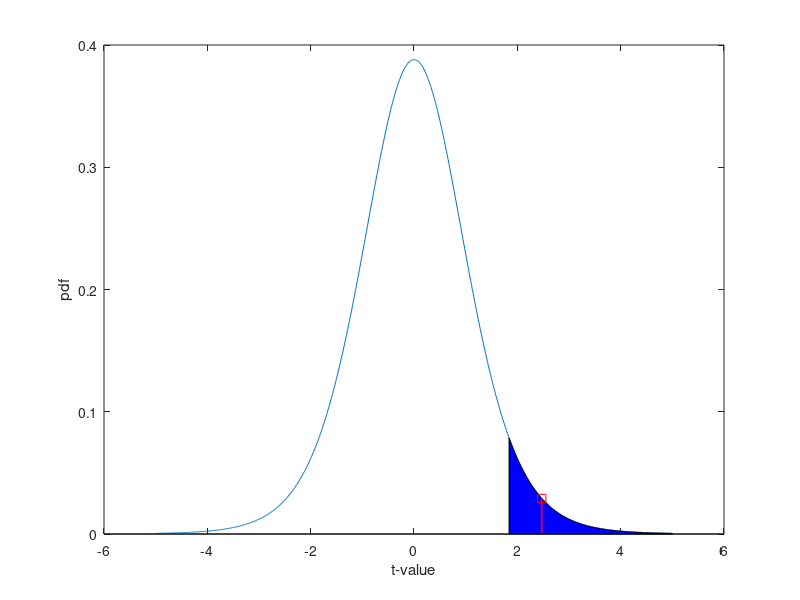
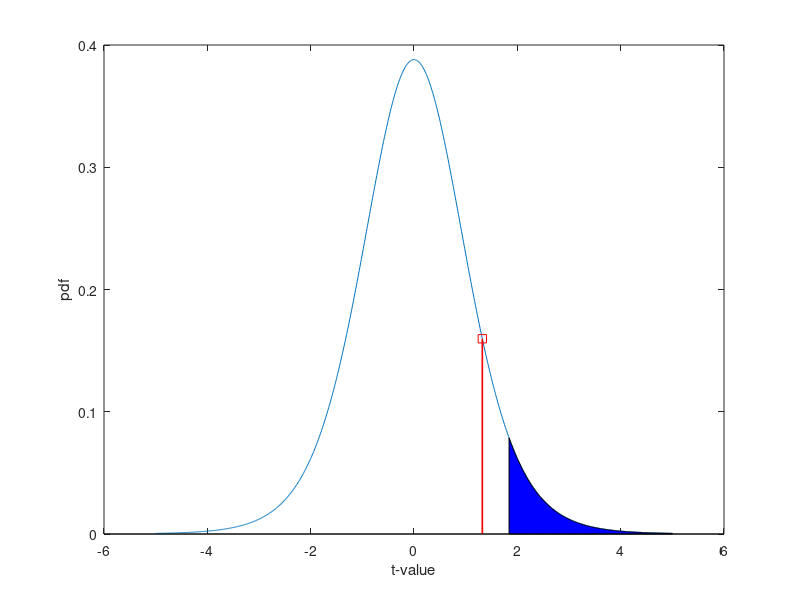
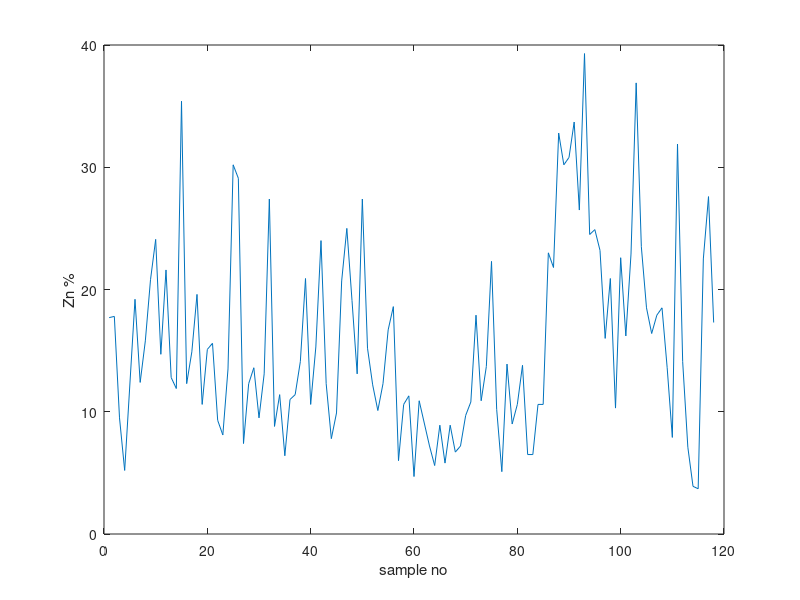

The MATLAB script that drew these images, in order: (Note: this script raises an error after producing the figures.)
%% 1교시

% 과제 제출 시 주의사항:파일명 한글 금지, 영어 먼저 들어와야 함.

%{
과제2 설명
schist3가 schist1, schist2 중 어느 쪽에 가까운 지 찾아내기

** silicate를 중심으로 살펴보기
다만titanium으로도 수행해도 무관.

책 3.6, 99페이지
테스트 
1. t-test (스튜던트 T 테스트) <= 오늘 주로 다룰 것.
2. 카이 스퀘어 테스트


1. t-test(교재 101페이지)
"이게 어디에 더 가까운 지 판단"
만든 사람 : 기네스 맥주회사 퀄리티 컨트롤하던 사람 윌리엄 고셋이 맥주 품질 비교하기 위해 개발한 방법
저자를 Student로 기재. => Student T test

** 평균값을 기준으로 어떤 그룹에 속하는 지 판단함.


2. 카이 스퀘어 테스트
전통적으로 많이 쓰임. 
평균이 의미를 갖기 위해선 normal distribution을 가져야 의미가 있음.
카이 스퀘어 테스트는 서로 다른 데이터셋간 데이터 분포의 유사성을 판단(?)

과제2 : 
세 종류의 시스트 데이터, 1번과 2번은 grade 알고 있음.
세번째 종류는 1과 2 중 어디에 해당하는 지 파악하는 것.


3. F-test(마이너함. 안중요)

standard deviation(표준편차) 얼마나 퍼져있는가

"Standard error" : 시그마 나누기 루트 N

**강의자료 참고
교재 102페이지,
'정규분포와 T' 3) one-tailed test

t모자 = ....(분모에 standard error)


4page eg 1)
'10개의 암석 시료...'

%}

%eg 1

xm = 21.3; % mean
xs = 5.5; % standard deviation
n = 10; % 개수
xe = 17; % 지역 전체의 공극률 기대 값

%degree of freedom , 자유도, 100개 중 2개가 같으면, 자유도 99개

alpha = 0.05; % significance lever : one -tail (1-alpha)
df = n-1; % degree of freedom: one tail = n-1

t = (xm-xe)/(xs/sqrt(n)); % ** t-value of one-tailed test

tc = tinv(1-alpha,df);

% t =2.4723, tc = 1.8331

%95% 신뢰도, 1-alpha

help tinv %확률값과 degree of freedom 입력받음

% t가 tc보다 더 크다. reject
x = [-5:0.01:5]';
y = tpdf(x,df);
figure,plot(x,y)
xlabel('t-value'), ylabel('pdf')

%114페이지 그림과 유사하게 그리기

jk = x>=tc;
hold on, area(x(jk),y(jk),'Facecolor','b')

%t값이 파란색 영역에 속하면 reject

t = (xm-xe)/(xs/sqrt(n));

y0 = tpdf(t,df)

hold on,stem(t,y0,'rs','Linewidth',1.2) % t값 빨간색으로 표시
%reject
%따라서 17%보다 크거나 같다고 할 수 없음

% 밑 바운더리 값이 17이라 할 수 없다.

%help ttest


%% 쉬는시간 독학
% Eg 1의 cf : 19%인 경우?

xm = 21.3;
xs = 5.5;
n = 10;
xe = 19; % 기대치, 이 값 19로 변경

%degree of freedom , 자유도, 100개 중 2개가 같으면, 자유도 99개

alpha = 0.05; % significance lever : one -tail (1-alpha)
df = n-1; % degree of freedom: one tail = n-1

t = (xm-xe)/(xs/sqrt(n)) % ** t-value of one-tailed test

tc = tinv(1-alpha,df)

% t =2.4723, tc = 1.8331

%95% 신뢰도, 1-alpha


% t가 tc보다 더 크다. reject
x = [-5:0.01:5]';
y = tpdf(x,df);
figure,plot(x,y)
xlabel('t-value'), ylabel('pdf')

%114페이지 그림과 유사하게 그리기

jk = x>=tc;
hold on, area(x(jk),y(jk),'Facecolor','b')

y0 = tpdf(t,df)

hold on,stem(t,y0,'rs','Linewidth',1.2) % t값 빨간색으로 표시

%% 2교시

%Eg 2) 금광 문제

xm = 3.5;
xs = 1.5;
n = 20;
alpha = 0.05; % significance lever : one -tail (1-alpha)
df = n-1; % degree of freedom: one tail = n-1

% one - tail, 5%
tc = tinv(1-alpha,df)

xe = xm-tc*xs/sqrt(n) % 기대치

% t=tc로 생각하고 접근


% two taile, 양쪽에 2.5%
tc = tinv(1-alpha/2,df)

xe = xm-tc*xs/sqrt(n) % 기대치
%tc = 2.0930, xe = 2.7980
%% clear all

xy = load('dewijs1.txt');
x=xy(:,1);
y=xy(:,2);
%figure,plot(x,y)
jk = y>=0;
x = x(jk);
y = y(jk);
figure,plot(x,y)

xlabel('sample no'), ylabel('Zn %')

mm= mean(y) % 15.79
ss = std(y) % 7.9534

h = histogram(y,20); % y를 20개로 나눠서 그려라
figure,plot(x,y)
figure,plot(x,y,'linewidth',1.2)

%65번 기준으로 좌우 나눠보기

y1 = y(1:65);
y2 = y(66:end);
m1 = mean(y1)
m2 = mean(y2)
%m1, m2 다른 값, 3% 이상 차이
s1 = std(y1)
s2 = std(y2)
%s1,s2 서로 큰 차이 보임.

figure,histogram(y1,15) % y1 = blue

hold on, histogram(y2,15) % y2 = brown

%{
두 그래프가 같은 집단인지 판단
교과서 two-tailed 115페이지 공식, (분모 긴거)


%}

n1 = length(y1)
n2 = length(y2)

% 교과서 공식 적용, 보기쉽게 임시로 A,B 등으로 묶어서 
A = (n1+n2)/(n1*n2);
B = ((n1-1)*s1^2+(n2-1)*s2^2)/(n1+n2-2)
t = abs(m1-m2)/sqrt(A*B)


alpha = 0.05;
df = (n1-1)+(n2-1)
tc = tinv(1-alpha/2,df)%양쪽에 2.5%씩

t = abs(m1-m2)/sqrt(A*B)

p=[-5:0.01:5];
q=tpdf(p,df);
figure,plot(p,q,'linewidth',1.2)

tc

jk = p >= tc;
hold on,area(p(jk),q(jk),'FaceColor','r')
jk = p<= -tc;
hold on,area(p(jk),q(jk),'FaceColor','b')

t

y0=tpdf(t,df)

hold on,stem(t,y0,'rs','filled','LineWidth',1.2)

%t값이 파란 영역에 존재 => reject => 즉 두 집단은 서로 다른 집단이다. 
%서로 다른 집단으로 보는 것이 타당하다.

%이 과정 수행하는 명령어
help ttest2

[h,p,ci] = ttest2(y1,y2)
% h : 1이 나오면 rejection =>y1,y2는 서로 다른 집단임을 의미
% h : 0이 나오면 같은 모집단에서 나왔음을 의미 

% p : 확률 , 높을수록 매우 그렇다

% ci : m1 = 14.38

[h,p,ci] = ttest(y1,14.0)

%h = 0 => 가설 만족.
%ci = 양쪽 12.7324, 16.0276

%y1의 평균은 14.38, 평균값은 12.732부터 16.028 사이에 존재한다. 95% 확률로.

[h,p,ci] = ttest(y2,m2)
% p=1, 즉 100%